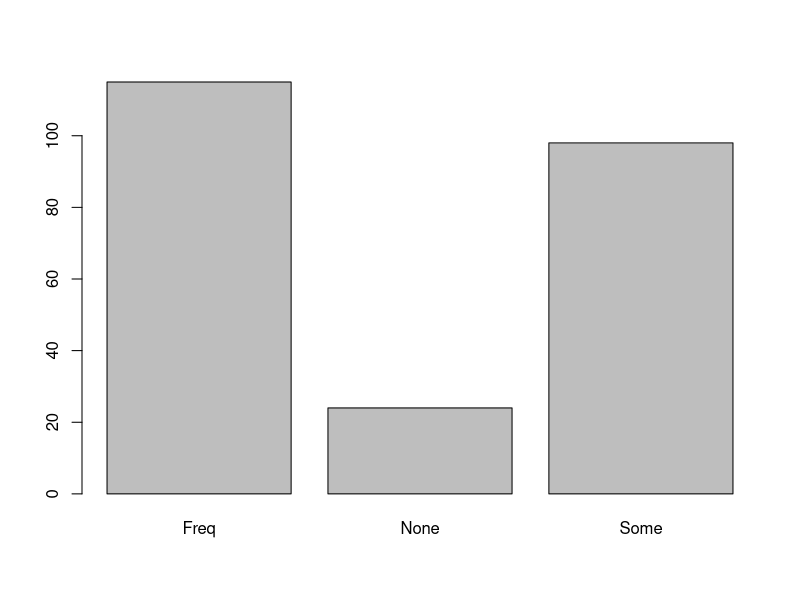
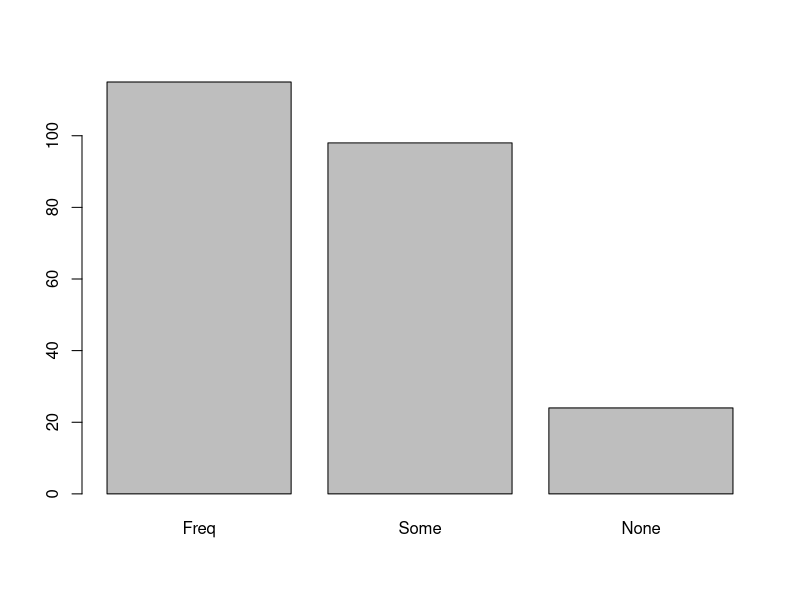
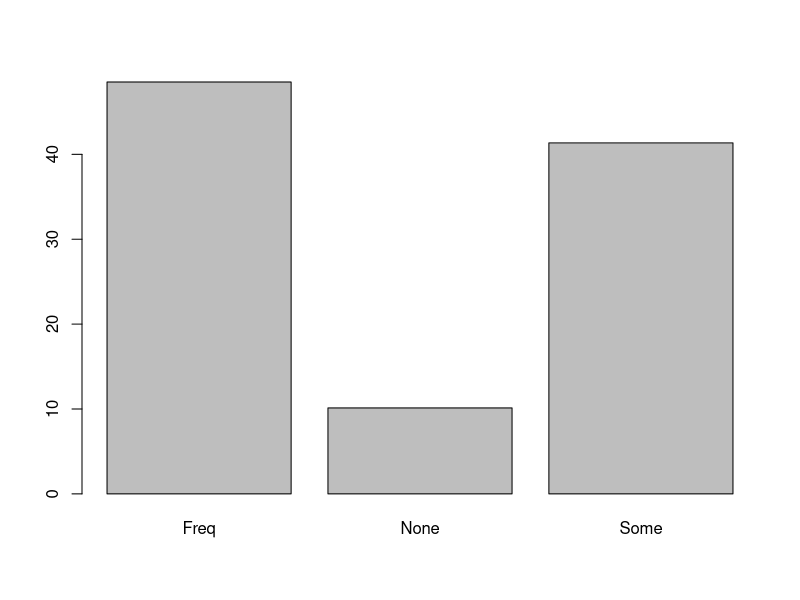
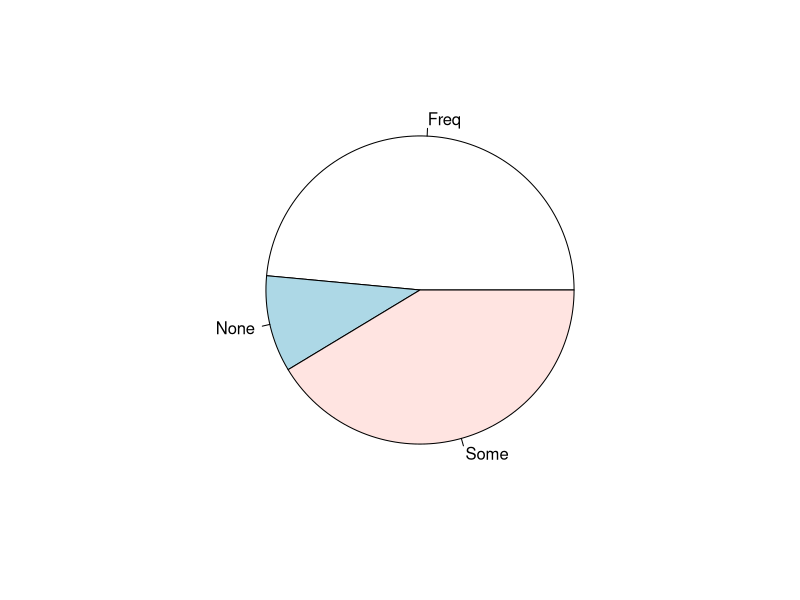
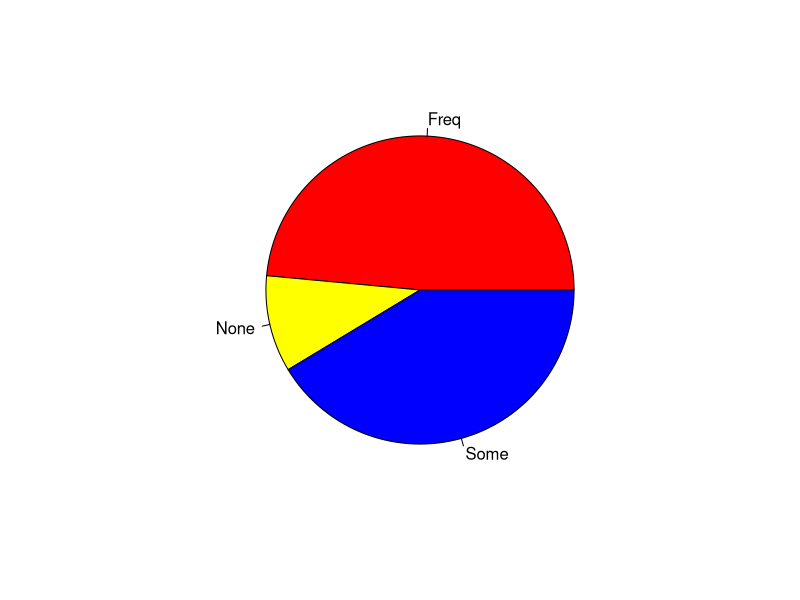
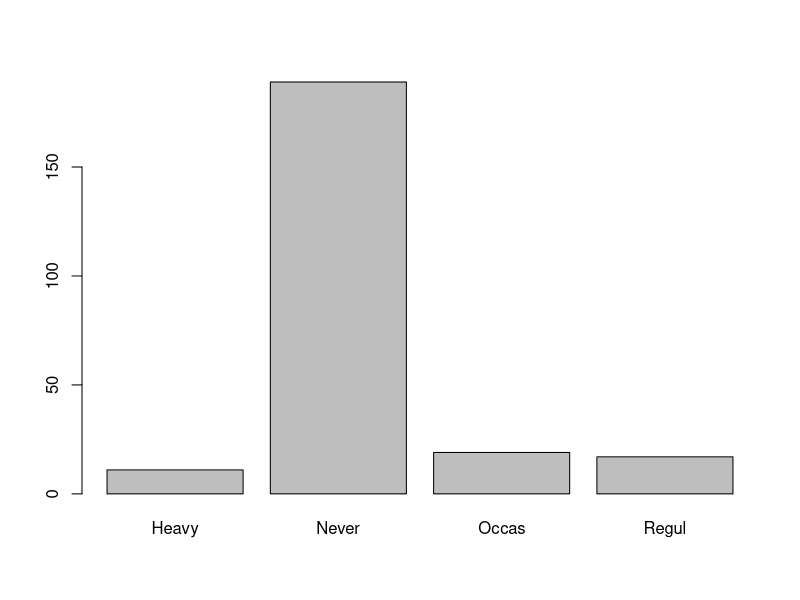
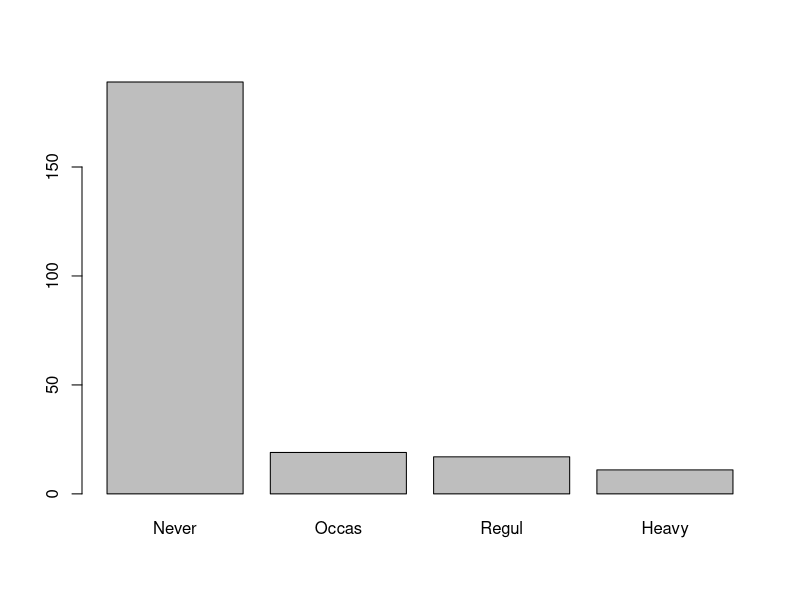
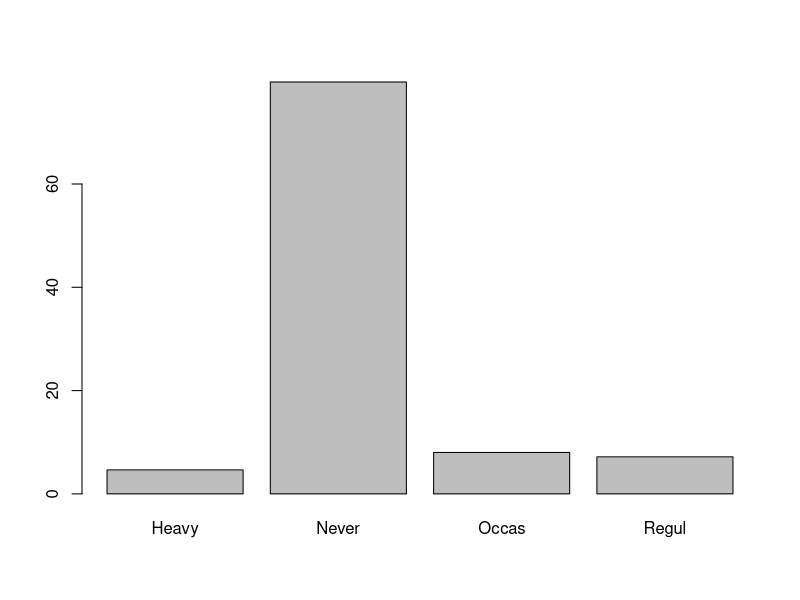

Generate these figures, in order, with R:
library(MASS)
data(survey)
?survey

?is.na   # help
which( is.na(survey$Smoke) )
which( is.na(survey$Pulse) )

sum( survey$Smoke=="Never" )
sum( survey$Smoke=="Never", na.rm=T )


###
# zad36
table(survey$Exer)

attach(survey)
table(Exer)

sort( table(Exer), decreasing=T )
100*table(Exer)/length(Exer)
100*prop.table( table(Exer) )

barplot( table(Exer) )
barplot( sort( table(Exer), decreasing=T ) )
barplot( 100*table(Exer)/length(Exer) )
pie( table(Exer) )
pie( table(Exer), col=c("red", "yellow", "blue") )


###
# zad37
table(Smoke)
table(Smoke, useNA="ifany")
which( is.na(Smoke) )

sort( table(Smoke), decreasing=T )
100*table(Smoke)/length(Smoke)

barplot( table(Smoke) )
barplot( sort( table(Smoke), decreasing=T ) )
barplot( 100*table(Smoke)/length(Smoke) )
pie( table(Smoke) )


###
# zad38
# a
tb1 <- 100*table(Smoke)/length(Smoke)
tb1
tb1[2]
tb1["Never"]
# отг. 79.75

# b
table(Smoke, Exer)
table(Smoke, Exer)[2, 1]
table(Smoke, Exer)["Never", "Freq"]
# отг. 87

# v
tab.smoke.exer <- table(Smoke, Exer)
# Таблица, в която сумата на всички стойности е 100%:
100*prop.table( tab.smoke.exer )
100*prop.table( tab.smoke.exer )[2, 1]
100*prop.table( tab.smoke.exer )["Never", "Freq"]
# отг. 36.86

# g
# Таблица, в която сумата на всеки ред е 100%:
100*prop.table( tab.smoke.exer, margin=1 )
100*prop.table( tab.smoke.exer, margin=1 )[2, 1]
100*prop.table( tab.smoke.exer, margin=1 )["Never", "Freq"]
# отг. 46.03

# d
# Таблица, в която сумата на всяка колона е 100%:
100*prop.table( tab.smoke.exer, margin=2 )
100*prop.table( tab.smoke.exer, margin=2 )[2, 1]
100*prop.table( tab.smoke.exer, margin=2 )["Never", "Freq"]
# отг. 75.65


###
# zad39
barplot( table(Smoke, Exer) )

barplot( table(Smoke, Exer), legend=T )

barplot( table(Smoke, Exer), legend=T,
         args.legend=list(x="top") )

barplot( 100*prop.table( tab.smoke.exer, 2 ), 
         legend=T, xlim=c(0,5),
         args.legend=list(x="right") )


###
# zad40
barplot( table(Exer, Smoke), legend=T, 
         args.legend=list(x="topright") )

barplot( table(Exer, Smoke), legend=T, 
         beside=T,
         args.legend=list(x="topright") )

tab.exer.smoke <- table(Exer, Smoke)

barplot( 100*prop.table( tab.exer.smoke, 2 ), 
         legend=T, xlim=c(0,6),
         args.legend=list(x="right") )


###
# zad41
table(Pulse)
table(Pulse, useNA="ifany")

pulse.grp <- cut(Pulse, breaks=seq(30,110,10))
pulse.grp
table(pulse.grp)

barplot( table(pulse.grp) )
hist(Pulse)
hist(Pulse, breaks=seq(30,110,5))

stripchart(Pulse, method="stack", pch=20)
stripchart(Pulse, method="stack", pch=18)
stripchart(Pulse, method="stack", pch=1)


###
# zad42
table(Age)

age.grp <- cut(Age, breaks=seq(15,75,10))
table(age.grp)

barplot( table(age.grp) )
hist(Age)

stripchart(Age, method="stack", pch=20)


###
